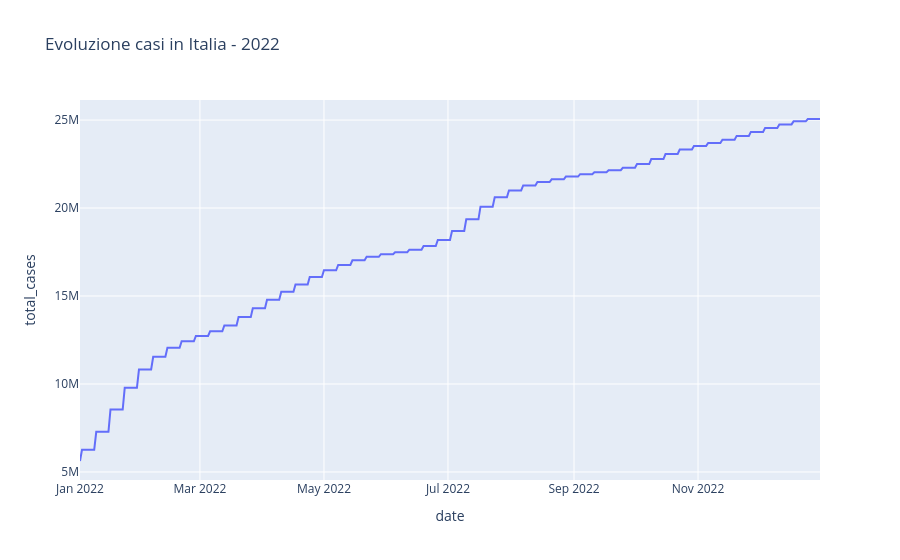

The notebook cell saved with this chart:
### Code cell
fig_total.show()

### Figure 1 — Plotly figure (JSON) as saved in the notebook; plotly's stock layout.template omitted (floating-point values rounded to 4 significant figures; data arrays with more than 128 entries replaced by an {"elided": "..."} marker saying what was removed)
{"data": [{"hovertemplate": "date=%{x}<br>total_cases=%{y}<extra></extra>", "legendgroup": "", "line": {"color": "#636efa", "dash": "solid"}, "marker": {"symbol": "circle"}, "mode": "lines", "name": "", "orientation": "v", "showlegend": false, "type": "scatter", "x": {"elided": "365 str values"}, "xaxis": "x", "y": {"elided": "365 float values"}, "yaxis": "y"}], "layout": {"legend": {"tracegroupgap": 0}, "title": {"text": "Evoluzione casi in Italia - 2022"}, "xaxis": {"anchor": "y", "domain": [0, 1], "title": {"text": "date"}}, "yaxis": {"anchor": "x", "domain": [0, 1], "title": {"text": "total_cases"}}}}
